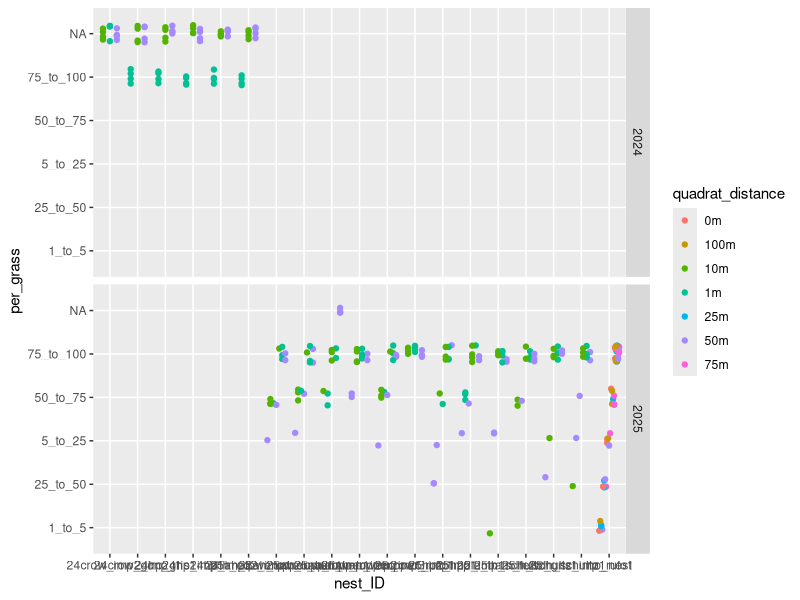

Write R code to recreate this figure. (Note: this script raises an error after producing the figure.)
## Nest Quest habitat analysis 13 March 2026. Specifically looking at sites with no nest to compare with nests. 

#load packages
library(tidyverse) #dplyr package
library(lubridate)
library(lme4) # GLM models
library(gridExtra) # for creating plot grids
library(grid)
library(glmmTMB) #beta distribution model
library(ggeffects) # getting predicted values from model
library(emmeans)
library(RColorBrewer) #to use colorblind friendly color palette for figures

#load data
sites <- read.csv("nest_survey_site_data.csv")
penetrometer <- read.csv("habitat_data/2025_penetrometer.csv")
habitat25 <- read.csv("habitat_data/25_nest_habitat.csv")
habitat24 <- read.csv("habitat_data/24_nest_habitat.csv")
habitat_site_transect24 <- read.csv("habitat_data/24_habitat_site_transect.csv")

##### Data Cleaning #####
#change values to lowercase for consistency
penetrometer <- penetrometer %>% mutate(., site = tolower(site), nest_ID = tolower(nest_ID))
habitat25 <- habitat25 %>% mutate(., site = tolower(site), nest_ID = tolower(nest_ID))
habitat24 <- habitat24 %>% mutate(., site = tolower(site), nest_ID = tolower(nest_ID))
habitat_site_transect24 <- habitat_site_transect24 %>% mutate(., site = tolower(site))

 
#clean
habitat25 <- subset(habitat25, year == '2025') # remove blank rows
habitat25 <- habitat25 %>% mutate(soil_temp_C = as.numeric(soil_temp_C))

penetrometer <- penetrometer %>% mutate(year = NULL, 
                                        month = NULL, 
                                        day = NULL) # dropping columns before joining

# join data sets together
habitat24 <- left_join(habitat24, habitat_site_transect24)
all_habitat <- full_join(habitat25, habitat24)
all_habitat <- left_join(all_habitat, penetrometer)
all_habitat <- merge(all_habitat, sites[, c('location', 'site')], by= "site") # adding locations

# change values to NA
all_habitat[all_habitat == ''] <- NA
all_habitat[all_habitat == 'na'] <- NA

# remove unnecessary columns

all_habitat <- all_habitat %>% mutate(coord_Lat = NULL, 
                                      coord_Lon = NULL, 
                                      coor_N = NULL,
                                      coor_W = NULL,
                                      date_grass_collected = NULL,
                                      X3in_psi = NULL,
                                      X6in._psi = NULL,
                                      X9in_psi = NULL,
                                      X12in_psi = NULL,
                                      X15in_psi = NULL,
                                      X18in_psi = NULL,
                                      long_N = NULL,
                                      lat_W = NULL)

all_habitat <- all_habitat %>% rename(survey_plot = site,
                                      site = location) #change site and location to survery_plot and site respectively. 
all_habitat <- all_habitat %>%
  mutate(year = as.factor(year))

#cleaning quadrat column
table(all_habitat$quadrat_no) # values that are "about_x" should just be lumped with the closest quadrat distance
all_habitat$quadrat_no[all_habitat$quadrat_no == 'about_45S'] <- '50S' # replacing values
all_habitat$quadrat_no[all_habitat$quadrat_no == 'about_40S'] <- '50S'
all_habitat$quadrat_no[all_habitat$quadrat_no == 'about_40N'] <- '50N'
all_habitat$quadrat_no[all_habitat$quadrat_no == 'about_45N'] <- '50N'
all_habitat$quadrat_no[all_habitat$quadrat_no == 'about_55E'] <- '50E'
all_habitat$quadrat_no[all_habitat$quadrat_no == 'about_95M'] <- '100M'
all_habitat$quadrat_no[all_habitat$quadrat_no == 'about_37E'] <- '50E'
table(all_habitat$quadrat_no) # check. do all values look right?

#percent cover data

all_habitat <- mutate(all_habitat, mean_litter_depth = rowMeans(select(all_habitat, starts_with("leaf_lit")), na.rm = TRUE))
#note litter depths between 2024 and 2025 seem very different

# Creating quadrat distances column and distance/proximity column
all_habitat <- all_habitat %>%  
  mutate(quadrat_distance = case_when(quadrat_no == "1N" ~ "1m", # column with groupings of quadrat distance
                                      quadrat_no == "1S" ~ "1m",
                                      quadrat_no == "1E" ~ "1m",
                                      quadrat_no == "1W" ~ "1m",
                                      quadrat_no == "10N" ~ "10m",
                                      quadrat_no == "10S" ~ "10m",
                                      quadrat_no == "10E" ~ "10m",
                                      quadrat_no == "10W" ~ "10m",
                                      startsWith(quadrat_no, "50") ~ "50m",
                                      startsWith(quadrat_no, "0") ~ "0m",
                                      startsWith(quadrat_no, "100M") ~ "100m",
                                      startsWith(quadrat_no, "25M") ~ "25m",
                                      startsWith(quadrat_no, "75M") ~ "75m"),
         proximity = case_when(quadrat_no == "1N" ~ "near", # lumps quadrats into a column "near" (1m) nest and "far" from nest (10m and 50m) 
                               quadrat_no == "1S" ~ "near",
                               quadrat_no == "1E" ~ "near",
                               quadrat_no == "1W" ~ "near",
                               quadrat_no == "10N" ~ "far",
                               quadrat_no == "10S" ~ "far",
                               quadrat_no == "10E" ~ "far",
                               quadrat_no == "10W" ~ "far", 
                               quadrat_no == "50N" ~ "far",
                               quadrat_no == "50S" ~ "far",
                               quadrat_no == "50E" ~ "far",
                               quadrat_no == "50W" ~ "far", 
                               startsWith(quadrat_no, "50") ~ "transect", # These are values to represent data at survey_plots where no nest was found. 
                               startsWith(quadrat_no, "0") ~ "transect",
                               startsWith(quadrat_no, "100M") ~ "transect",
                               startsWith(quadrat_no, "25M") ~ "transect",
                               startsWith(quadrat_no, "75M") ~ "transect")) # lumping quadrat distances together

# changing some penetrometer variable classes
all_habitat <- all_habitat %>% 
  mutate(., tip_size_in = as.factor(tip_size_in),#tip size to factor
         quadrat_distance = as.factor(quadrat_distance)) %>% #quadrat_distance
  drop_na(quadrat_distance) # remove NA's

# creating mid points for habitat analysis
all_habitat <- all_habitat %>% 
  mutate(per_bare_midpoint = recode(per_bare, '0' = 0, '1_to_5' = 3, '25_to_50' = 37.5, '5_to_25' = 15, '50_to_75' = 62.5, '75_to_100' = 87.5),
         per_forb_midpoint = recode(per_forb, '0' = 0, '1_to_5' = 3, '25_to_50' = 37.5, '5_to_25' = 15, '50_to_75' = 62.5, '75_to_100' = 87.5),
         per_grass_midpoint = recode(per_grass, '0' = 0, '1_to_5' = 3, '25_to_50' = 37.5, '5_to_25' = 15, '50_to_75' = 62.5, '75_to_100' = 87.5))

##### Intital look at data and exploration #####

# scatter plot looking at each nest's habitat plots
ggplot(all_habitat, aes(x = nest_ID, y = per_grass, color = quadrat_distance)) +
  geom_point(position = position_jitterdodge(jitter.height = 0.2, jitter.width = 0)) +
  facet_grid(vars(year))

# Visualizing cover class values along different transect quadrat distances (plots with no nest)
grass_boxplot <- all_habitat %>% filter(., nest_ID == 'no_nest') %>% 
  ggplot(., aes(x = factor(quadrat_distance, levels = c('0m', '25m', '50m', '75m', '100m')), y = per_grass_midpoint)) +
  geom_boxplot(outliers = FALSE, fill ='lightblue') +
  geom_point(position = position_jitterdodge(jitter.height = 0.3, jitter.width = 0.8), size = 2) +
  xlab('quadrat distance') +
  ylab('Percent cover (midpoint)') +
  ggtitle('Grass cover')
grass_boxplot 

bare_boxplot <- all_habitat %>% filter(., nest_ID == 'no_nest') %>% 
  ggplot(., aes(x = factor(quadrat_distance, levels = c('0m', '25m', '50m', '75m','100m')), y = per_bare_midpoint)) +
  geom_boxplot(outliers = FALSE, fill ='lightblue')  +
  geom_point(position = position_jitterdodge(jitter.height = 0.3, jitter.width = 0.8), size = 2) +
  #theme(axis.title.y = NULL) +
  xlab('quadrat distance') +
  ylab('') +
  ggtitle('Bare ground cover')
bare_boxplot

forb_boxplot <- all_habitat %>% filter(., nest_ID == 'no_nest') %>% 
  ggplot(., aes(x = factor(quadrat_distance, levels = c('0m', '25m', '50m', '75m', '100m')), y = per_forb_midpoint)) +
  geom_boxplot(outliers = FALSE, fill ='lightblue')  +
  geom_point(position = position_jitterdodge(jitter.height = 0.3, jitter.width = 0.8), size = 2) +
  #theme(axis.title.y = NULL) +
  xlab('quadrat distance') +
  ylab('') +
  ggtitle('Forb cover')
forb_boxplot

grid.arrange(grass_boxplot, bare_boxplot, forb_boxplot, ncol = 3)

# Viszualizing penetrometer data 

ggplot(all_habitat, aes(x = nest_ID, y = psi_avg)) +
  geom_point(position = position_jitterdodge(jitter.height = 0.2, jitter.width = 0)) +
  theme(axis.text.x = element_text(angle =90))

ggplot(all_habitat, aes(x = nest_ID, y = psi_avg)) +
  geom_boxplot(  ) +
  theme(axis.text.x = element_text(angle =90))

ggplot(all_habitat, aes(x = site, y = psi_avg, fill = nest_ID)) +
  geom_boxplot(  ) +
  theme(axis.text.x = element_text(angle =90))

penetrometer_boxplot <- all_habitat %>% filter(., nest_ID == 'no_nest') %>% 
  ggplot(., aes(x = factor(quadrat_distance, levels = c('0m', '25m', '50m', '75m', '100m')), y = psi_avg)) +
  geom_boxplot(outliers = FALSE, fill ='lightblue')  +
  geom_point(position = position_jitterdodge(jitter.height = 0.3, jitter.width = 0.8), size = 2) +
  #theme(axis.title.y = NULL) +
  xlab('quadrat distance') +
  ylab('average psi')  +
  ggtitle('Soil Compaction (penetrometer)') 
penetrometer_boxplot
summary(penetrometer$psi_avg)
grid.arrange(grass_boxplot, bare_boxplot, forb_boxplot, penetrometer_boxplot, ncol = 2)

##### Looking at habitat by nest vs no nest #####
# Creating data frame for plots with no nest
no_nest_summarized <- all_habitat %>% 
  filter(., nest_ID == 'no_nest') %>%  
  group_by(survey_plot, site, nest_ID, year, quadrat_distance) %>% 
  summarize(avg_bare = mean(per_bare_midpoint), #using midpoints to create numeric values from categories
            avg_forb = mean(per_forb_midpoint),
            avg_grass = mean(per_grass_midpoint),
            mean_of_means_litter_cm = mean(mean_litter_depth),
            compaction = mean(psi_avg)) %>% 
  mutate(., quadrat_distance = as.factor(quadrat_distance),
         site = as.factor(site),
         year = as.factor(year),
         survey_plot = as.factor(survey_plot))

ggplot(no_nest_summarized, aes(x=avg_grass, y=avg_forb, color = quadrat_distance)) +
  geom_point(size = 3) 

#plotting grass measurements at plots with no nest
ggplot(no_nest_summarized, aes(x = survey_plot, 
                                    y = avg_grass, 
                                    fill = factor(quadrat_distance, levels = c('0m', '25m', '50m', '75m', '100m')))) +
  geom_bar(stat = 'identity', position = 'dodge', color = 'black') +
  theme(#axis.text.x = element_blank(),
    axis.text.x = element_text(angle = 90, hjust = 0  , vjust = 0, size = 8.5, color = 'black'),#rotate x-axis text
    axis.text.y = element_text(size = 8, color = 'black'),
    axis.title = element_text(size = 8),
    # panel.grid.major = element_blank(),
    #panel.grid.minor = element_blank(),
    # panel.background = element_blank(),
    axis.ticks.x = element_blank()) +
  labs(x = "plot", y = "mean grass midpoint") + #labels
  scale_fill_manual(values = c('#FFA500', '#56B4E9', '#ff6db6', '#999999', '#66c2a5'), 
                    labels = c("0m", "25m", '50m', '75m', '100m'),
                    guide = guide_legend(title = NULL)) 

#plotting bare ground at plots with no nest
ggplot(no_nest_summarized, aes(x = survey_plot, 
                                    y = avg_bare, 
                                    fill = factor(quadrat_distance, levels = c('0m', '25m', '50m', '75m', '100m')))) +
  geom_bar(stat = 'identity', position = 'dodge', color = 'black') +
  theme(#axis.text.x = element_blank(),
    axis.text.x = element_text(angle = 90, hjust = 0  , vjust = 0, size = 8.5, color = 'black'),#rotate x-axis text
    axis.text.y = element_text(size = 8, color = 'black'),
    axis.title = element_text(size = 8),
    # panel.grid.major = element_blank(),
    #panel.grid.minor = element_blank(),
    # panel.background = element_blank(),
    axis.ticks.x = element_blank()) +
  labs(x = "plot", y = "mean bare midpoint") + #labels
  scale_fill_manual(values = c('#FFA500', '#56B4E9', '#ff6db6', '#999999', '#66c2a5'),
                    labels = c('0m', '25m', '50m', '75m', '100m'),
                    guide = guide_legend(title = NULL))  +
  facet_grid('year')

#plotting soil compaction at plots with no nest
ggplot(no_nest_summarized, aes(x = survey_plot, 
                                    y = compaction, 
                                    fill = factor(quadrat_distance, levels = c('0m', '25m', '50m', '75m', '100m')))) +
  geom_bar(stat = 'identity', position = 'dodge', color = 'black') +
  theme(#axis.text.x = element_blank(),
    axis.text.x = element_text(angle = 90, hjust = 0  , vjust = 0, size = 8.5, color = 'black'),#rotate x-axis text
    axis.text.y = element_text(size = 8, color = 'black'),
    axis.title = element_text(size = 8),
    # panel.grid.major = element_blank(),
    #panel.grid.minor = element_blank(),
    # panel.background = element_blank(),
    axis.ticks.x = element_blank()) +
  labs(x = "plot", y = "mean soil compaction") + #labels
  scale_fill_manual(values = c('#FFA500', '#56B4E9', '#ff6db6', '#999999', '#66c2a5'),
                    labels = c('0m', '25m', '50m', '75m', '100m'),
                    guide = guide_legend(title = NULL)) 

#### Is habitat different at the nest vs. in the absence of a nest? Or: What habitat characteristics predict where nests occur?
##What habitat characteristics are associated with the presence of a nest?? How does habitat near nests differ from habitat in plots without nests?

#Creating dataframe with necessary categories to compare nest and no nest habitat
all_habitat2 <- all_habitat %>% 
  select(survey_plot, year, site, nest_ID, leaf_lit_cm_1, leaf_lit_cm_2, leaf_lit_cm_3, psi_avg, mean_litter_depth, quadrat_distance, proximity, per_grass, per_forb, per_bare, per_bare_midpoint, per_forb_midpoint, per_grass_midpoint) %>%
  mutate(
    site = as.factor(site),
    year = as.factor(year),
    survey_plot = as.factor(survey_plot)
  ) %>%
  mutate(nest_present = if_else(nest_ID == "no_nest", "no", "yes")) %>%
  mutate(nest_present = as.factor(nest_present))

#Converting "no" to 0 and "yes" to 1
all_habitat2$nest_present_num <- ifelse(all_habitat2$nest_present == "yes", 1, 0)

## Modelling 
#Fitting a logistic regression for percent cover data (grass, forbs, bare ground)

##Grass model

grass_model <- glmmTMB(
  nest_present_num ~ per_grass_midpoint + (1 | site:survey_plot),
  data = all_habitat2,
  family = binomial()
)
summary(grass_model)
summary(aov(grass_model))

#without the random effect
grass_model2 <- glm(
  nest_present_num ~ per_grass_midpoint, 
  data = all_habitat2,
  family=binomial()
)

summary(grass_model2)

#predicted values

preds_grass <- data.frame(
  per_grass_midpoint = seq(
    min(all_habitat2$per_grass_midpoint, na.rm = TRUE),
    max(all_habitat2$per_grass_midpoint, na.rm = TRUE)
  )
)

preds_grass$prob <- predict(grass_model, preds_grass, type = "response", re.form = NA)

#plotting it

ggplot() +
  geom_jitter(data = all_habitat2,
             aes(x = per_grass_midpoint, y = nest_present_num),
             alpha = 0.4, height = 0.1) +
  geom_line(data = preds_grass,
            aes(x = per_grass_midpoint, y = prob),
            linewidth = 1.2) +
  ylim(0, 1) +
  labs(
    x = "Grass cover (%)",
    y = "Probability of nest presence"
  ) +
  theme_minimal()

ggplot() +
  geom_point(data = preds_grass, 
             aes(x = per_grass_midpoint, y = prob))

#Plotting proportions of grass cover by nest presence for a better visual

#making data frame with proportions

grass_prop_data <- all_habitat2 %>%
  group_by(nest_present, per_grass) %>%
  summarise(count = n()) %>%
  group_by(nest_present) %>%
  mutate(prop = n / sum(n)) %>%
  drop_na()

#Display colorblind friendly color palettes 
display.brewer.all(colorblindFriendly = TRUE)

ggplot(grass_prop_data, aes(x = nest_present, y = prop, fill = per_grass)) +
  geom_bar(stat = "identity") +
  labs(
    x = "Nest presence",
    y = "Count",
    fill = "Grass cover (%)"
  ) +
  scale_fill_brewer(palette = "YlGn") +
  theme_minimal()
            

##Forb model

forb_model <- glmmTMB(
  nest_present_num ~ per_forb_midpoint + (1 | site:survey_plot),
  data = all_habitat2,
  family = binomial()
)
summary(forb_model)
summary(aov(forb_model))

#predicted values

preds_forb <- data.frame(
  per_forb_midpoint = seq(
    min(all_habitat2$per_forb_midpoint, na.rm = TRUE),
    max(all_habitat2$per_forb_midpoint, na.rm = TRUE),
    length.out = 100
  )
)

preds_forb$prob <- predict(forb_model, preds_forb, type = "response", re.form = NA)

#plotting it

ggplot() +
  geom_jitter(data = all_habitat2,
             aes(x = per_forb_midpoint, y = nest_present_num),
             alpha = 0.4, height = 0.1) +
  geom_smooth() +
  geom_line(data = preds_forb,
            aes(x = per_forb_midpoint, y = prob),
            linewidth = 1.2) +
  ylim(0, 1) +
  labs(
    x = "Forb cover (%)",
    y = "Probability of nest presence"
  ) +
  theme_minimal()

#Plotting proportions of forb cover by nest presence for a better visual

#making data frame with proportions
forb_prop_data <- all_habitat2 %>%
  group_by(nest_present, per_forb_midpoint) %>%
  summarise(n = n(), .groups = "drop") %>%
  group_by(nest_present) %>%
  mutate(prop = n / sum(n))

ggplot(forb_prop_data, aes(x = nest_present, y = prop, fill = per_forb_midpoint)) +
  geom_bar(stat = "identity") +
  labs(
    x = "Nest presence",
    y = "Proportion of quadrats",
    fill = "Forb cover (%)"
  ) +
  scale_y_continuous(labels = scales::percent) +
  scale_fill_gradientn(colors = brewer.pal(6, "YlGn")) +
  theme_minimal()

#Bare ground model

bare_model <- glmmTMB(
  nest_present_num ~ per_bare_midpoint + (1 | site:survey_plot),
  data = all_habitat2,
  family = binomial()
)
summary(bare_model)
summary(aov(bare_model))

#predicted values

preds_bare <- data.frame(
  per_bare_midpoint = seq(
    min(all_habitat2$per_bare_midpoint, na.rm = TRUE),
    max(all_habitat2$per_bare_midpoint, na.rm = TRUE),
    length.out = 100
  )
)

preds_bare$prob <- predict(bare_model, preds_bare, type = "response", re.form = NA)

#plotting it

ggplot() +
  geom_jitter(data = all_habitat2,
             aes(x = per_bare_midpoint, y = nest_present_num),
             alpha = 0.4, height = 0.1) +
  geom_smooth() +
  geom_line(data = preds_bare,
            aes(x = per_bare_midpoint, y = prob),
            linewidth = 1.2) +
  ylim(0, 1) +
  labs(
    x = "Bare ground cover (%)",
    y = "Probability of nest presence"
  ) +
  theme_minimal()

ggplot(data = all_habitat2, aes(x = per_bare_midpoint, y = nest_present_num)) +
  geom_smooth(stat = 'smooth', method = 'glm') + 
  geom_jitter(alpha = 0.4, height = 0.1) +
  ylim (0,1)


ggplot() +
  geom_point(data = preds_bare, 
             aes(x = per_bare_midpoint, y = prob))

#Plotting proportions of grass cover by nest presence for a better visual

#making data frame with proportions
bare_prop_data <- all_habitat2 %>%
  group_by(nest_present, per_bare_midpoint) %>%
  summarise(n = n(), .groups = "drop") %>%
  group_by(nest_present) %>%
  mutate(prop = n / sum(n))

ggplot(bare_prop_data, aes(x = nest_present, y = prop, fill = per_bare_midpoint)) +
  geom_bar(stat = "identity") +
  labs(
    x = "Nest presence",
    y = "Proportion of quadrats",
    fill = "Bare ground cover (%)"
  ) +
  scale_y_continuous(labels = scales::percent) +
  scale_fill_gradientn(colors = brewer.pal(6, "YlGn")) +
  theme_minimal()

#Soil compaction

soil_model <- glmmTMB(
  nest_present_num ~ psi_avg + (1 | site:survey_plot), 
  data = all_habitat2,
  family = binomial()
)
summary(soil_model)
summary(aov(soil_model))

#predicted values

preds_soil <- data.frame(
  psi_avg = seq(
    min(all_habitat2$psi_avg, na.rm = TRUE),
    max(all_habitat2$psi_avg, na.rm = TRUE),
    length.out = 100
  )
)

preds_soil$prob <- predict(soil_model, preds_soil, type = "response", re.form = NA)

#plotting it

ggplot() +
  geom_jitter(data = all_habitat2,
             aes(x = psi_avg, y = nest_present_num),
             alpha = 0.4) +
  geom_line(data = preds_soil,
            aes(x = psi_avg, y = prob),
            linewidth = 1.2) +
  ylim(0, 1) +
  labs(
    x = "Soil compaction (psi)",
    y = "Probability of nest presence"
  ) +
  theme_minimal() 

#Plotting proportions of grass cover by nest presence for a better visual

#making data frame with proportions
soil_prop_data <- all_habitat2 %>%
  group_by(nest_present, psi_avg) %>%
  summarise(n = n(), .groups = "drop") %>%
  group_by(nest_present) %>%
  mutate(prop = n / sum(n))

ggplot(soil_prop_data, aes(x = nest_present, y = prop, fill = psi_avg)) +
  geom_bar(stat = "identity") +
  labs(
    x = "Nest presence",
    y = "Proportion of quadrats",
    fill = "Soil compaction (psi)"
  ) +
  scale_y_continuous(labels = scales::percent) +
  scale_fill_gradientn(colors = brewer.pal(6, "YlGn")) +
  theme_minimal()
